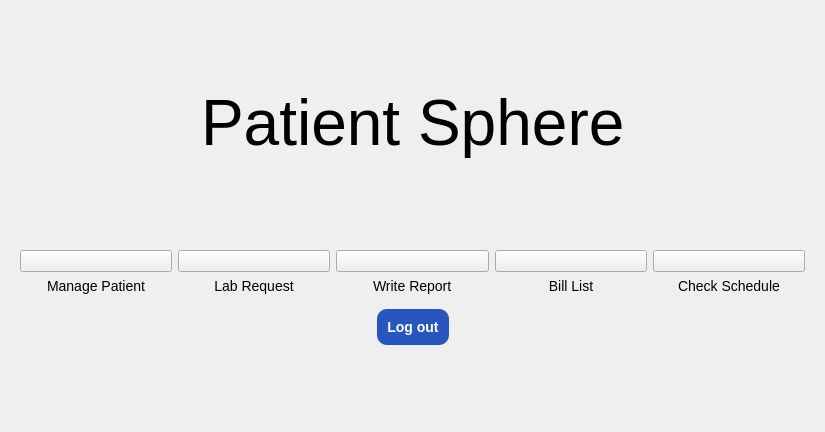
                <widget class="QWidget" name="scrollAreaWidgetContents_6">
                 <property name="geometry">
                  <rect>
                   <x>0</x>
                   <y>0</y>
                   <width>825</width>
                   <height>432</height>
                  </rect>
                 </property>
                 <property name="maximumSize">
                  <size>
                   <width>1280</width>
                   <height>16777215</height>
                  </size>
                 </property>
                 <layout class="QVBoxLayout" name="verticalLayout_72">
                  <item>
                   <spacer name="verticalSpacer_6">
                    <property name="orientation">
                     <enum>Qt::Vertical</enum>
                    </property>
                    <property name="sizeHint" stdset="0">
                     <size>
                      <width>20</width>
                      <height>40</height>
                     </size>
                    </property>
                   </spacer>
                  </item>
                  <item>
                   <layout class="QHBoxLayout" name="horizontalLayout_28">
                    <item>
                     <spacer name="horizontalSpacer_38">
                      <property name="orientation">
                       <enum>Qt::Horizontal</enum>
                      </property>
                      <property name="sizeHint" stdset="0">
                       <size>
                        <width>40</width>
                        <height>20</height>
                       </size>
                      </property>
                     </spacer>
                    </item>
                    <item>
                     <widget class="QLabel" name="label_8">
                      <property name="font">
                       <font>
                        <pointsize>48</pointsize>
                       </font>
                      </property>
                      <property name="text">
                       <string>Patient Sphere</string>
                      </property>
                     </widget>
                    </item>
                    <item>
                     <spacer name="horizontalSpacer_39">
                      <property name="orientation">
                       <enum>Qt::Horizontal</enum>
                      </property>
                      <property name="sizeHint" stdset="0">
                       <size>
                        <width>40</width>
                        <height>20</height>
                       </size>
                      </property>
                     </spacer>
                    </item>
                   </layout>
                  </item>
                  <item>
                   <spacer name="verticalSpacer_4">
                    <property name="orientation">
                     <enum>Qt::Vertical</enum>
                    </property>
                    <property name="sizeHint" stdset="0">
                     <size>
                      <width>20</width>
                      <height>40</height>
                     </size>
                    </property>
                   </spacer>
                  </item>
                  <item>
                   <layout class="QHBoxLayout" name="horizontalLayout_29">
                    <item>
                     <widget class="QWidget" name="widget_3" native="true">
                      <layout class="QHBoxLayout" name="horizontalLayout_33">
                       <item>
                        <layout class="QVBoxLayout" name="verticalLayout_21">
                         <item>
                          <widget class="QPushButton" name="home_patient_icon">
                           <property name="text">
                            <string/>
                           </property>
                           <property name="icon">
                            <iconset resource="images.qrc">
                             <normaloff>:/static/Patient_white.png</normaloff>:/static/Patient_white.png</iconset>
                           </property>
                           <property name="iconSize">
                            <size>
                             <width>130</width>
                             <height>130</height>
                            </size>
                           </property>
                          </widget>
                         </item>
                         <item alignment="Qt::AlignHCenter">
                          <widget class="QLabel" name="label_10">
                           <property name="font">
                            <font>
                             <pointsize>-1</pointsize>
                             <italic>false</italic>
                             <bold>false</bold>
                            </font>
                           </property>
                           <property name="styleSheet">
                            <string notr="true">font: 14px;</string>
                           </property>
                           <property name="text">
                            <string>Manage Patient</string>
                           </property>
                          </widget>
                         </item>
                        </layout>
                       </item>
                       <item>
                        <layout class="QVBoxLayout" name="verticalLayout_64">
                         <item>
                          <widget class="QPushButton" name="home_lab_icon">
                           <property name="text">
                            <string/>
                           </property>
                           <property name="icon">
                            <iconset resource="images.qrc">
                             <normaloff>:/static/report_black.png</normaloff>:/static/report_black.png</iconset>
                           </property>
                           <property name="iconSize">
                            <size>
                             <width>130</width>
                             <height>130</height>
                            </size>
                           </property>
                          </widget>
                         </item>
                         <item>
                          <widget class="QLabel" name="label_72">
                           <property name="styleSheet">
                            <string notr="true">font: 14px;</string>
                           </property>
                           <property name="text">
                            <string>Lab Request</string>
                           </property>
                           <property name="alignment">
                            <set>Qt::AlignCenter</set>
                           </property>
                          </widget>
                         </item>
                        </layout>
                       </item>
                       <item>
                        <layout class="QVBoxLayout" name="verticalLayout_27">
                         <item>
                          <widget class="QPushButton" name="home_report_icon">
                           <property name="text">
                            <string/>
                           </property>
                           <property name="icon">
                            <iconset resource="images.qrc">
                             <normaloff>:/static/Report_white.png</normaloff>:/static/Report_white.png</iconset>
                           </property>
                           <property name="iconSize">
                            <size>
                             <width>130</width>
                             <height>130</height>
                            </size>
                           </property>
                          </widget>
                         </item>
                         <item alignment="Qt::AlignHCenter">
                          <widget class="QLabel" name="label_16">
                           <property name="font">
                            <font>
                             <pointsize>-1</pointsize>
                             <italic>false</italic>
                             <bold>false</bold>
                            </font>
                           </property>
                           <property name="styleSheet">
                            <string notr="true">font: 14px;</string>
                           </property>
                           <property name="text">
                            <string>Write Report</string>
                           </property>
                          </widget>
                         </item>
                        </layout>
                       </item>
                       <item>
                        <layout class="QVBoxLayout" name="verticalLayout_19">
                         <item>
                          <widget class="QPushButton" name="bill_list_icon">
                           <property name="text">
                            <string/>
                           </property>
                           <property name="icon">
                            <iconset resource="images.qrc">
                             <normaloff>:/static/bill_black.png</normaloff>:/static/bill_black.png</iconset>
                           </property>
                           <property name="iconSize">
                            <size>
                             <width>130</width>
                             <height>130</height>
                            </size>
                           </property>
                          </widget>
                         </item>
                         <item>
                          <widget class="QLabel" name="label_108">
                           <property name="styleSheet">
                            <string notr="true">font: 14px;</string>
                           </property>
                           <property name="text">
                            <string>Bill List</string>
                           </property>
                           <property name="alignment">
                            <set>Qt::AlignCenter</set>
                           </property>
                          </widget>
                         </item>
                        </layout>
                       </item>
                       <item>
                        <layout class="QVBoxLayout" name="verticalLayout_26">
                         <item>
                          <widget class="QPushButton" name="home_schedule_icon">
                           <property name="text">
                            <string/>
                           </property>
                           <property name="icon">
                            <iconset resource="images.qrc">
                             <normaloff>:/static/Schedule_white.png</normaloff>:/static/Schedule_white.png</iconset>
                           </property>
                           <property name="iconSize">
                            <size>
                             <width>130</width>
                             <height>130</height>
                            </size>
                           </property>
                          </widget>
                         </item>
                         <item alignment="Qt::AlignHCenter">
                          <widget class="QLabel" name="label_15">
                           <property name="font">
                            <font>
                             <pointsize>-1</pointsize>
                             <italic>false</italic>
                             <bold>false</bold>
                            </font>
                           </property>
                           <property name="styleSheet">
                            <string notr="true">font: 14px;</string>
                           </property>
                           <property name="text">
                            <string>Check Schedule</string>
                           </property>
                          </widget>
                         </item>
                        </layout>
                       </item>
                      </layout>
                     </widget>
                    </item>
                   </layout>
                  </item>
                  <item>
                   <layout class="QHBoxLayout" name="horizontalLayout_31">
                    <item>
                     <spacer name="horizontalSpacer_86">
                      <property name="orientation">
                       <enum>Qt::Horizontal</enum>
                      </property>
                      <property name="sizeHint" stdset="0">
                       <size>
                        <width>40</width>
                        <height>20</height>
                       </size>
                      </property>
                     </spacer>
                    </item>
                    <item>
                     <widget class="QPushButton" name="logout_button_4">
                      <property name="styleSheet">
                       <string notr="true">QPushButton#logout_button_4 {
	background-color: rgb(39, 86, 193);
	color: white;
	border-radius: 10px;
	padding: 10px;
    font: bold 14px;
}
QPushButton#logout_button_4:hover {
    background-color: black;
	color: white;
    border-style: inset;
}</string>
                      </property>
                      <property name="text">
                       <string>Log out</string>
                      </property>
                     </widget>
                    </item>
                    <item>
                     <spacer name="horizontalSpacer_87">
                      <property name="orientation">
                       <enum>Qt::Horizontal</enum>
                      </property>
                      <property name="sizeHint" stdset="0">
                       <size>
                        <width>40</width>
                        <height>20</height>
                       </size>
                      </property>
                     </spacer>
                    </item>
                   </layout>
                  </item>
                  <item>
                   <spacer name="verticalSpacer_5">
                    <property name="orientation">
                     <enum>Qt::Vertical</enum>
                    </property>
                    <property name="sizeHint" stdset="0">
                     <size>
                      <width>20</width>
                      <height>40</height>
                     </size>
                    </property>
                   </spacer>
                  </item>
                 </layout>
                </widget>
